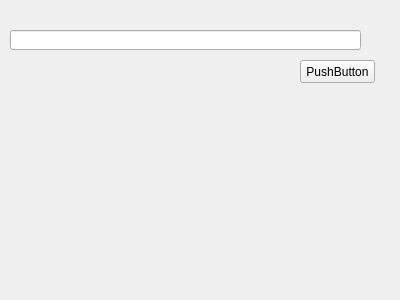
<?xml version="1.0" encoding="UTF-8"?>
<ui version="4.0">
 <class>QUdpTestUI</class>
 <widget class="QWidget" name="QUdpTestUI">
  <property name="geometry">
   <rect>
    <x>0</x>
    <y>0</y>
    <width>400</width>
    <height>300</height>
   </rect>
  </property>
  <property name="windowTitle">
   <string>QUdpTestUI</string>
  </property>
  <widget class="QPushButton" name="pushButton">
   <property name="geometry">
    <rect>
     <x>300</x>
     <y>60</y>
     <width>75</width>
     <height>23</height>
    </rect>
   </property>
   <property name="text">
    <string>PushButton</string>
   </property>
  </widget>
  <widget class="QLineEdit" name="lineEdit">
   <property name="geometry">
    <rect>
     <x>10</x>
     <y>30</y>
     <width>351</width>
     <height>20</height>
    </rect>
   </property>
  </widget>
 </widget>
 <layoutdefault spacing="6" margin="11"/>
 <resources/>
 <connections/>
</ui>
